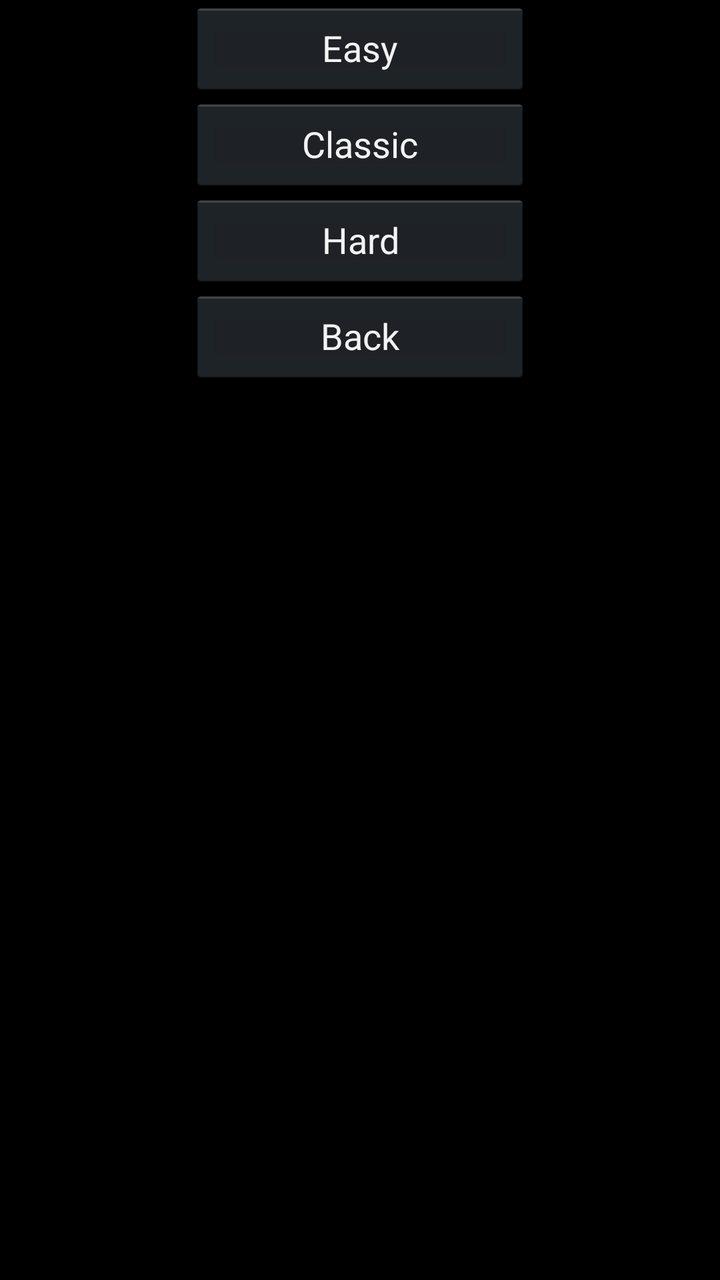
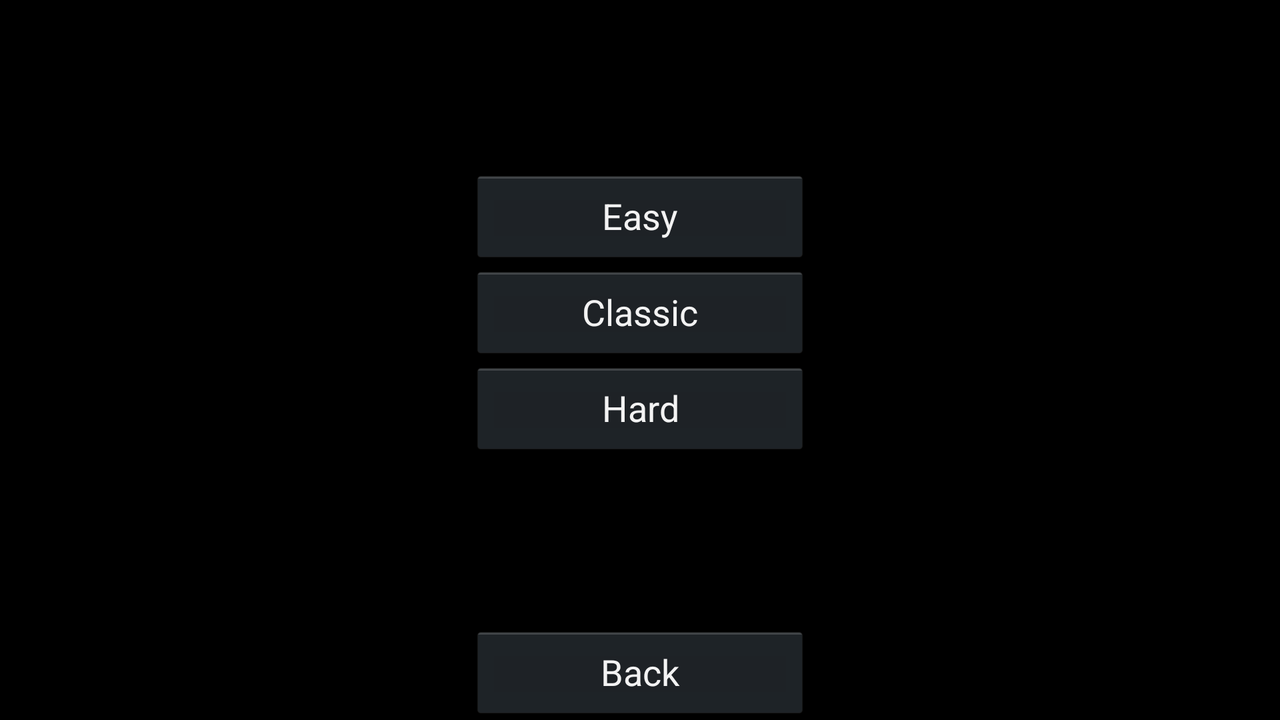

An Android layout and its configuration variant, each rendered on a device that would load it. The default file and the variant file are quoted in full after the pictures.
<!-- AndroidManifest.xml: application theme AppTheme -->
<!-- res/layout/activity_choose_level.xml -->
<?xml version="1.0" encoding="utf-8"?>
<LinearLayout xmlns:android="http://schemas.android.com/apk/res/android"
    android:layout_width="match_parent"
    android:layout_height="match_parent"
    android:orientation="vertical" >
    
    <Button
        android:id="@+id/button1"
        android:layout_width="170dp"
        android:layout_height="wrap_content"
        android:layout_gravity="center_horizontal"
        android:text="@string/button_easy" 
        android:onClick="launchGame" 
        android:tag="1"/>

    <Button
        android:id="@+id/button2"
        android:layout_width="170dp"
        android:layout_height="wrap_content"
        android:layout_gravity="center_horizontal"
        android:text="@string/button_classic" 
        android:onClick="launchGame"
        android:tag="2"/>

    <Button
        android:id="@+id/Button01"
        android:layout_width="170dp"
        android:layout_height="wrap_content"
        android:layout_gravity="center_horizontal"
        android:text="@string/button_hard"
        android:onClick="launchGame"
        android:tag="3"/>

    <Button
        android:id="@+id/Button02"
        android:layout_width="170dp"
        android:layout_height="wrap_content"
        android:layout_gravity="center_horizontal"
        android:text="@string/button_back"
        android:onClick="back" />

</LinearLayout>
<!-- resources referenced by this layout -->
<resources>
  <string name="button_back">Back</string>
  <string name="button_classic">Classic</string>
  <string name="button_easy">Easy</string>
  <string name="button_hard">Hard</string>
  <style name="AppTheme" parent="AppBaseTheme">
          
      </style>
  <style name="AppBaseTheme" parent="android:Theme.Holo">
          
      </style>
</resources>
<!-- res/layout-land/activity_choose_level.xml (the repository's variant of the layout above) -->
<!-- drawn on the phone turned sideways -->
<?xml version="1.0" encoding="utf-8"?>
<LinearLayout xmlns:android="http://schemas.android.com/apk/res/android"
    android:layout_width="match_parent"
    android:layout_height="match_parent"
    android:orientation="vertical">
	<LinearLayout
	    android:layout_width="match_parent"
		android:layout_height="0dp"
		android:orientation="vertical"
		android:gravity="center"
		android:layout_weight="1">
	    <Button
	        android:id="@+id/button1"
	        android:layout_width="170dp"
	        android:layout_height="wrap_content"
	        android:layout_gravity="center_horizontal"
	        android:text="@string/button_easy" 
	        android:onClick="launchGame" 
	        android:tag="1"/>
	
	    <Button
	        android:id="@+id/button2"
	        android:layout_width="170dp"
	        android:layout_height="wrap_content"
	        android:layout_gravity="center_horizontal"
	        android:text="@string/button_classic" 
	        android:onClick="launchGame"
	        android:tag="2"/>
	
	    <Button
	        android:id="@+id/Button01"
	        android:layout_width="170dp"
	        android:layout_height="wrap_content"
	        android:layout_gravity="center_horizontal"
	        android:text="@string/button_hard"
	        android:onClick="launchGame"
	        android:tag="3"/>
    </LinearLayout>
	<LinearLayout
	    android:layout_width="match_parent"
	    android:layout_height="wrap_content"
	    android:gravity="center|bottom"
	    android:orientation="vertical" >

	    <Button
	        android:id="@+id/Button02"
	        android:layout_width="170dp"
	        android:layout_height="wrap_content"

	        android:layout_gravity="center_horizontal"
	        android:text="@string/button_back"
	        android:onClick="back" />
	</LinearLayout>
</LinearLayout>
